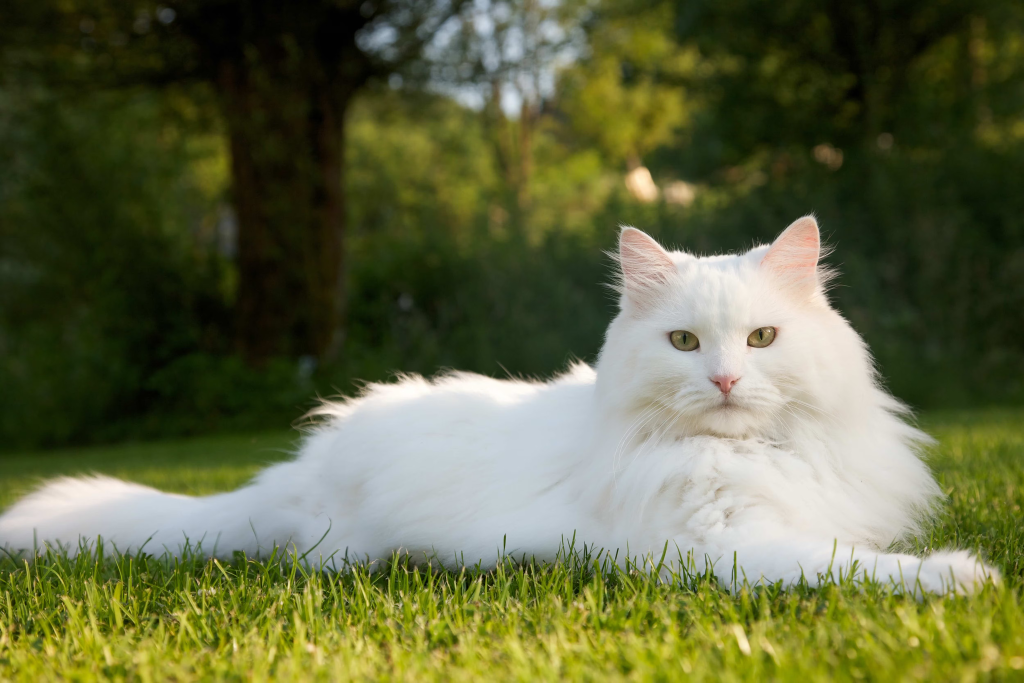
%> input picture cat/Code/cat.jpg, 2048 x 1365 px (shown at 1/2 size)
$ octave process_cat.m   (GNU Octave 9; MATLAB toolbox functions it lacks are replaced by stand-ins)
%> lines starting %> are read from the running program, lines starting %| are printed output that depends on the picture; in (x1, y1, x2, y2) boxes, pixels count from 0 and x2, y2 are one past the last pixel; in counts of white or black regions, pixels touching at a corner belong together; the program's own positions count from 1
image = imread('cat.jpg');
%> image is the input picture: size 1365x2048x3 uint8; mean R, G, B 97.3, 102.4, 65.4
image = imresize(image, [512 512]);
%> image: size 512x512x3 uint8

%-----------------------------------------------------------------------
% Convert to HSV and YCbCr color spaces
image_hsv = rgb2hsv(image);
%> image_hsv: size 512x512x3 double; mean H, S, V 0.24, 0.557, 0.411
image_ycbcr = rgb2ycbcr(image);
%> image_ycbcr: size 512x512x3 uint8; mean of channels 1, 2, 3 99, 112.5, 128.4

% Thresholding in HSV (example: isolating white regions)
hue = image_hsv(:,:,1);
sat = image_hsv(:,:,2);
val = image_hsv(:,:,3);

% Object Detection for white and brown objects only
object_mask = (hue > 0.1 | hue < 0.15) & sat < 0.21 & val > 0.45;
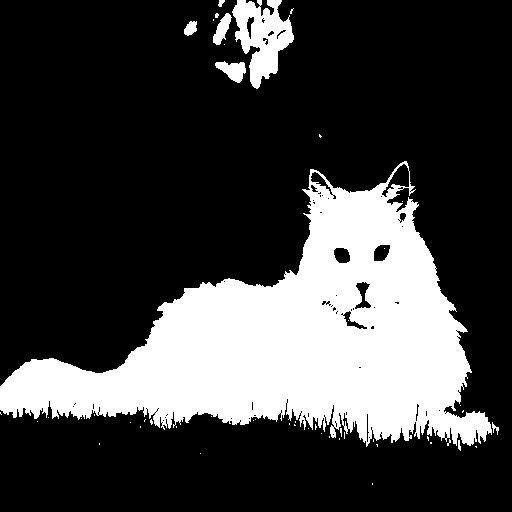
%> object_mask: size 512x512 logical; 25.2% white; 50 white regions (42 under 20 px), largest, box (x1, y1, x2, y2) and area: (0, 161, 492, 447) 61862, (232, 0, 294, 89) 2980, (215, 61, 246, 83) 400
white_mask = (hue > 0.1 | hue < 0.15) & sat < 0.15 & (val > 0.45 | val < 0.92); % Adjust thresholds as needed
%> white_mask: size 512x512 logical; 25.1% white; 99 white regions (83 under 20 px), largest, box (x1, y1, x2, y2) and area: (0, 160, 492, 446) 59216, (211, 0, 293, 88) 4277, (157, 8, 194, 47) 598

% Morphological Processing to refine masks
se = strel('disk', 5); % Structuring element for morphological operations
object_mask = imclose(object_mask, se); % Close gaps in object regions
%> object_mask: size 512x512 logical; 26.6% white; 9 white regions (6 under 20 px), largest, box (x1, y1, x2, y2) and area: (0, 161, 499, 451) 65190, (213, 0, 294, 89) 4469, (184, 21, 197, 36) 144
object_mask = imfill(object_mask, 'holes'); % Fill holes in object regions
%> object_mask: size 512x512 logical; 26.9% white; 9 white regions (6 under 20 px), largest, box (x1, y1, x2, y2) and area: (0, 161, 499, 451) 65945, (213, 0, 294, 89) 4469, (184, 21, 197, 36) 144

% Overlay masks on original image for visualization
object_overlay = labeloverlay(image, object_mask, 'Colormap', [0 0 1], 'Transparency', 0.6);

% Convert to grayscale
gray_image = rgb2gray(image);

% Apply Prewitt edge detection
edges = edge(gray_image, 'prewitt');
%> edges: size 512x512 logical; 3.6% white in thin lines or dots

% Enhance edges using morphological dilation
edges_dilated = imdilate(edges, strel('line', 3, 90));
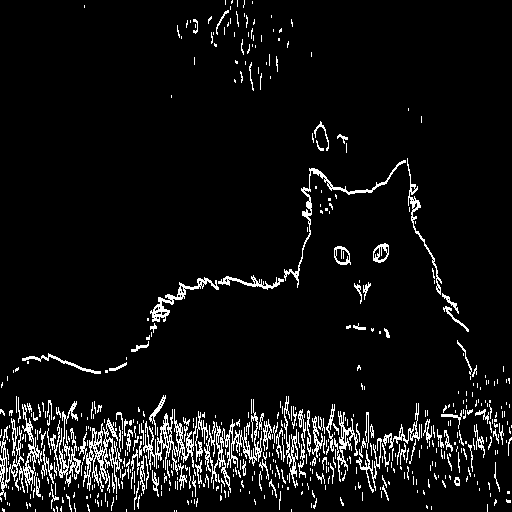
%> edges_dilated: size 512x512 logical; 6.5% white in thin lines or dots

% Reshape image for K-means clustering
pixels = double(reshape(image, [], 3));
num_clusters = 3; % Number of clusters

[idx, cluster_centers] = kmeans(pixels, num_clusters);
%> cluster_centers = [31.96 40.27 11.81; 198.5 199.4 195.4; 126.2 129 44.03]

% Reshape back to image dimensions
segmented_image = reshape(idx, size(image,1), size(image,2));
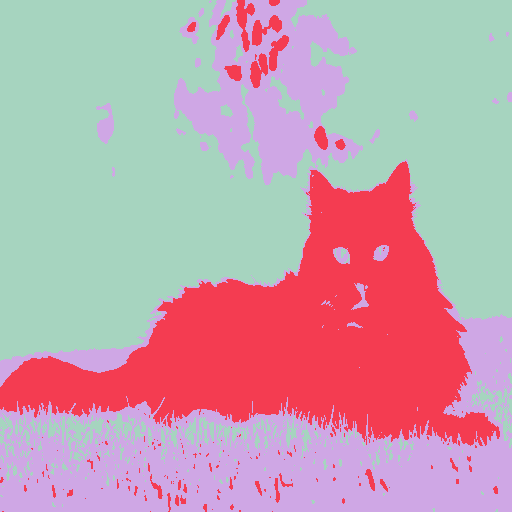
%> segmented_image: size 512x512 double; 3 distinct labels, from 1 to 3; one colour per label, 0 black

% Connected component analysis on white mask (from color segmentation)
connected_components = bwconncomp(white_mask);
%> connected_components = 99 connected components

% Extract region properties (centroid, area, bounding box)
stats = regionprops(connected_components, 'Centroid', 'Area', 'BoundingBox');
%> stats = 99 regions; largest, box (x1, y1, x2, y2), Area and Centroid: (0, 160, 492, 446) 59216 [291.9 343.3], (211, 0, 293, 88) 4277 [251.9 43.4], (157, 8, 194, 47) 598 [171.2 25.1], (101, 3, 121, 48) 394 [113 22.6], (204, 0, 224, 30) 239 [215.2 13.5]

% Overlay segmentation output on original image
overlay_image = labeloverlay(image, white_mask);
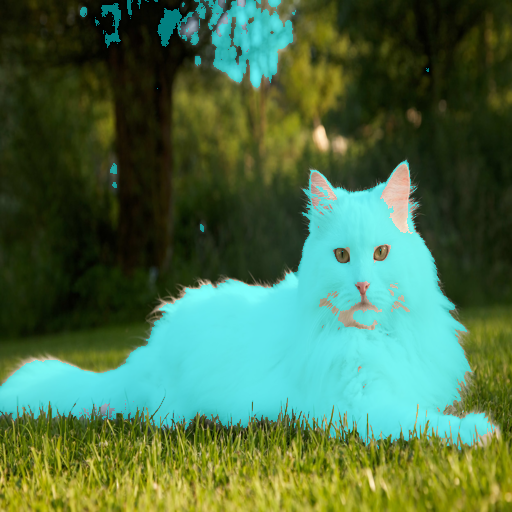
%> overlay_image: size 512x512x3 uint8; mean R, G, B 73.9, 110.5, 73.7

% Display results
figure;

subplot(3,4,1);
imshow(image);
title('Original Image');

subplot(3,4,2);
imshow(white_mask);
title('White Regions Segmentation');

subplot(3,4,3);
imshow(edges_dilated);
title('Enhanced Edges');

subplot(3,4,4);
imagesc(segmented_image);
title('K-means Segmentation');

subplot(3,4,5);
imshow(image); hold on;
min_area = 50000;
for i = 1:length(stats)
    bbox_area = stats(i).BoundingBox(3) * stats(i).BoundingBox(4);
    if bbox_area >= min_area
        rectangle('Position', stats(i).BoundingBox, 'EdgeColor', 'yellow', 'LineWidth', 2);
    end
end
%> this loop made 99 passes
%> bbox_area on passes 1, 3, 7, 12, 14, 17, 19, 21, 25, 30, 35, 37: 140712, 70, 35, 900, 20, 77, 30, 90, 36, 1443, 30, 126
title('Object Detection with Bounding Boxes');
hold off;

subplot(3,4,6);
imshow(overlay_image);
title('Segmentation Overlay');

subplot(3,4,7);
imshow(edges);
title('Prewitt Edges');

subplot(3,4,8);
imshow(hsv2rgb(image_hsv));
title('HSV Image');

subplot(3,4,9);
imshow(ycbcr2rgb(image_ycbcr));
title('YCbCr Image');

negative_image = 255 - image;
colored_image = image;

for c = 1:3
    colored_image(:,:,c) = uint8(white_mask) .* negative_image(:,:,c) + uint8(~white_mask) .* image(:,:,c);
end
%> colored_image: size 512x512x3 uint8; mean H, S, V 67.3, 70.8, 34.5

subplot(3,4,10);
imshow(colored_image);
title('Segmented Object with Changed Color');
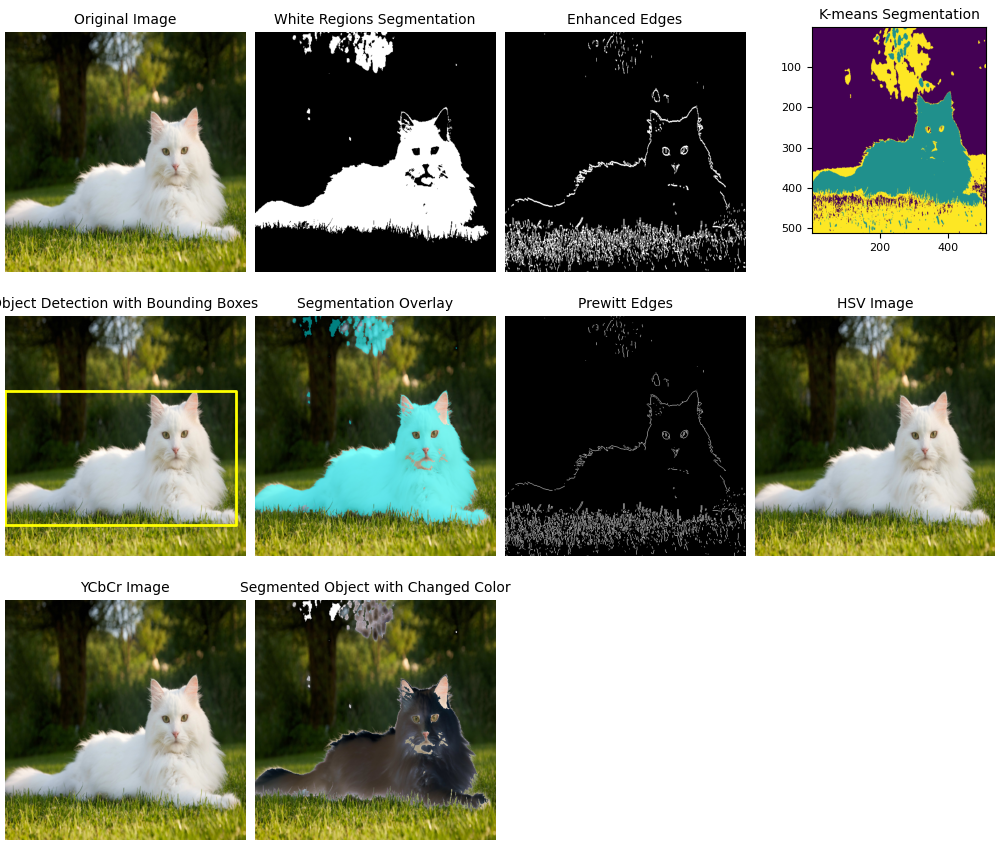
%> figure redrawn from the program's plot data, 10 panels

% New figure just the object detection
figure;
imshow(image); hold on;

for i = 1:length(stats)
    bbox_area = stats(i).BoundingBox(3) * stats(i).BoundingBox(4);
    if bbox_area >= min_area
        rectangle('Position', stats(i).BoundingBox, 'EdgeColor', 'yellow', 'LineWidth', 2);
    end
end

title('Object Detection with Bounding Boxes');
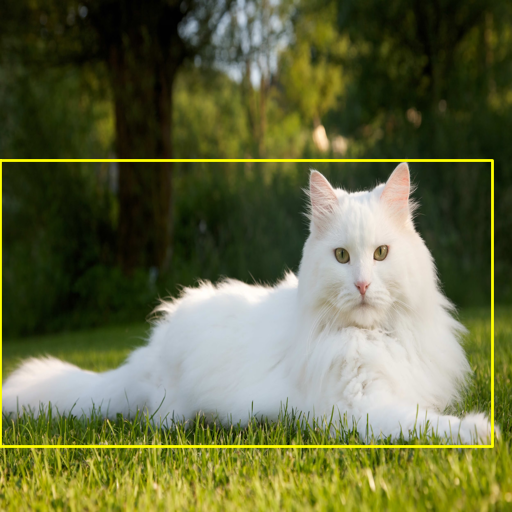
%> figure redrawn from the program's plot data; its title reads 'Object Detection with Bounding Boxes'
hold off;

segmented_image_rgb = label2rgb(segmented_image, 'jet', 'k', 'shuffle');
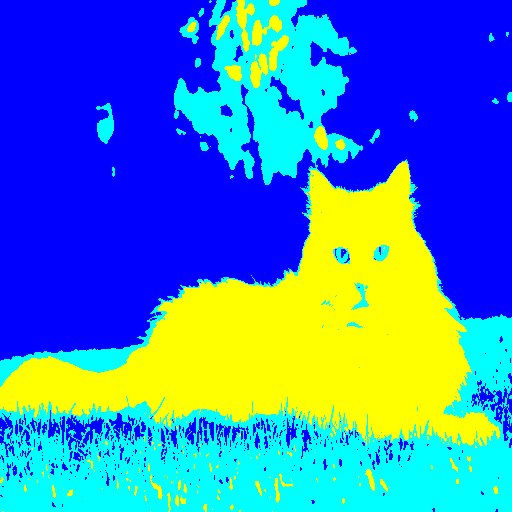
%> segmented_image_rgb: size 512x512x3 uint8; mean R, G, B 63, 128.5, 192

% Save the new figure
saveas(gcf, 'cat_object_detection_with_bounding_boxes.jpg');

imwrite(image, 'cat_original_image.jpg');
imwrite(white_mask, 'cat_white_segmentation.jpg');
imwrite(edges_dilated, 'cat_enhanced_edges.jpg');
imwrite(segmented_image_rgb, 'cat_kmeans_segmentation.jpg');
imwrite(overlay_image, 'cat_segmentation_overlay.jpg');
imwrite(edges, 'cat_canny_edges.jpg');
imwrite(hsv2rgb(image_hsv), 'cat_hsv_image.jpg');
imwrite(ycbcr2rgb(image_ycbcr), 'cat_ycbcr_image.jpg');
imwrite(colored_image, 'cat_segmented_object_colored.jpg');
